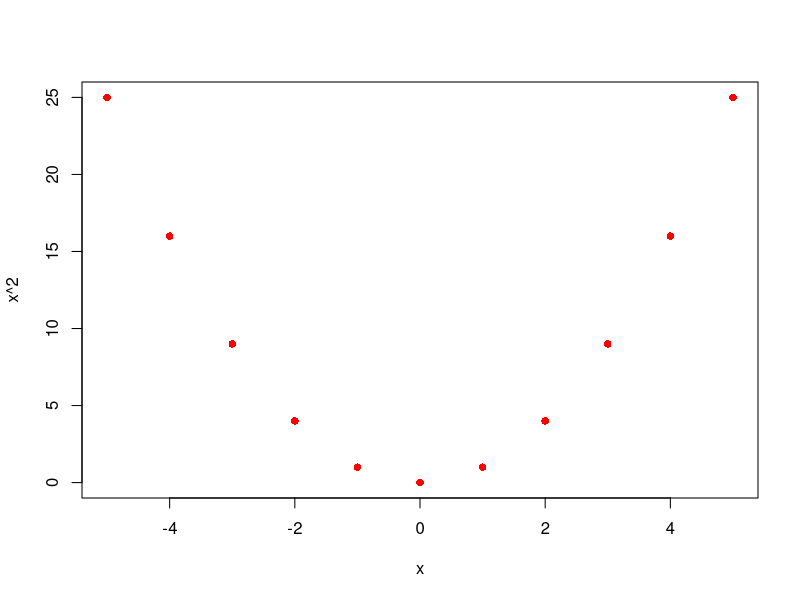

This figure's R source: (Note: this script raises an error after producing the figure.)
## ---- chunk 1
x <- y <- 200
z <- 30 # defined in global environment
f <- function() { # f's env enclosed by global
  x <- 100 # defined in f's environment
  y <- 20
  g <- function() { #g's env enclosed by f's
    x <- 10 # defined in g's environment
    c(x,y,z)
  }
  g()
}
f()
## ---- chunk 2
x <- 100
f <- function(){
  print(environment())
  x <- x+1
  x
}
f()
f()
## ---- chunk 3
y <- 100
f <- function(x) {
  x + y
}
f(1)
y <- 200
f(1)
## ---- chunk 4
f<-function(xx,yy) {
  xx
}
f(1) # no value for yy, but OK since yy not used
try(f(yy=1)) # xx is needed
## ---- chunk 5
myplot <- function(x,...) {
  plot(x,x^2,...) # pass any args not named x to plot
}
myplot((-5:5),col="red",pch=16)
## ---- chunk 6
ff <- function(x) { x }
ff(1)
ff_invis <- function(x) { invisible(x) }
ff_invis(1) # but x <- ff_invis(1) same as x <- ff(1)
## ---- chunk 7
centre <- function(x,method) {
  switch(method,mean=mean(x),median=median(x),
         stop("method ",method," not implemented"))
}
try(centre(1:10,"mymean"))
## ---- chunk 8
centre <- function(x,method) {
  switch(method,mean=mean(x),median=median(x),
         {warning("\nmethod ",method,
                  " not implemented, using mean\n"); 
           mean(x)})
}
centre(1:10,"mymean")
## ---- chunk 9
centre <- function(x,method) {
  switch(method,mean=mean(x),median=median(x),
         {message("\nmethod ",method,
                  " not implemented, using mean\n"); 
           mean(x)})
}
centre(1:10,"mymean")
## ---- chunk 10
rplot <- function(y,x){
  opar <- par(mfrow=c(2,2))
  on.exit(par(opar),add=TRUE) 
  plot(lm(y~x)) #could throw an error
}
y <- rnorm(100); x <- rnorm(10) # different length
try(rplot(y,x)) # Fails, but re-sets par mfrow
## ---- chunk 11
`%-%` <- function(set1,set2){
  setdiff(set1,set2)
}
s1 <- 1:10; s2 <- 4:6
s1 %-% s2 # same as `%-%`(s1,s2)
## ---- chunk 12
x <- c(a=1,b=2)
names(x)
names(x) <- c("aa","bb")
x
x <- `names<-`(x,c("aaa","bbb"))
x
## ---- chunk 13
`st360names<-` <- function(x,value){
  names(x) <- paste0(value,"360",names(x))
  x
}
st360names(x) <- c("a","b")
x
## ---- chunk 14
dd <- data.frame(x=1:2,y=3:4)
`[[`(dd,1) # compare to dd[[1]]
dd <- `[[<-`(dd,1,value=5:6) #cf dd[[1]] <- 5:6
dd
## ---- chunk 15
sapply(dd,`[[<-`,2,value=10)
## ---- chunk 16
simple_map <- function(x, f, ...) { # text, Section 9.2
  out <- vector("list", length(x))
  for (i in seq_along(x)) {
    out[[i]] <- f(x[[i]], ...)
  }
  out
}
## ---- chunk 17
rfun <- function(seed,n) { set.seed(seed); return(rnorm(n))}
dat <- lapply(1:10,rfun,n=1e7) # specify non-vectorized arg by name
mfun <- function(x) { return(mean(quantile(x,probs=c(.25,.75)))) }
system.time( unlist(lapply(dat,mfun)) ) # Look at elapsed
## ---- chunk 18
library(parallel) # comes with R
ncores <- detectCores() ; cat("number of cores=",ncores,"\n")
system.time({ unlist(mclapply(dat,mfun,mc.cores=ncores)) })
## ---- chunk 19
dat2 <- lapply(1:10,rfun,n=1e5) 
mfun2 <- function(x) { return(data.frame(sum=sum(x),n=length(x))) }
sumdat <- lapply(dat2,mfun2)
## ---- chunk 20
simple_reduce <- function(x, f) { # Text section 9.5
  out <- x[[1]] 
  for (i in seq(2, length(x))) {
    out <- f(out, x[[i]])
  }
  out
}
## ---- chunk 21
allres <- simple_reduce(sumdat,rbind)
allres
sum(allres$sum)/sum(allres$n) # mean
